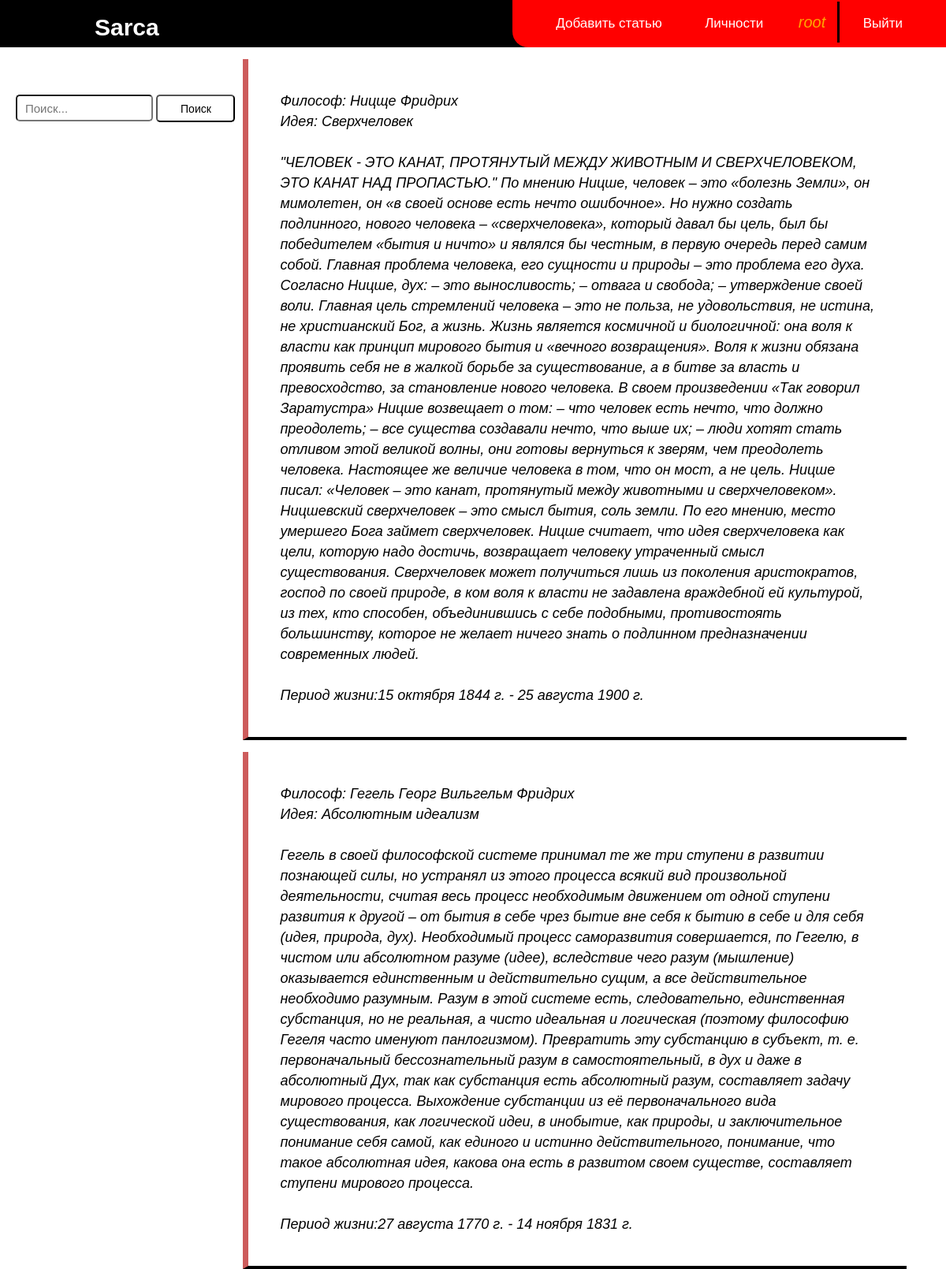
The app's page / (signed in) with its own data.
### Philosophy/models.py (models this page shows, shortened)
class philosophers(models.Model):
    name = models.CharField(max_length=100, verbose_name='Имя философа')
    surname = models.CharField(max_length=100, verbose_name='Фамилия философа')
    philosophy_name = models.CharField(max_length=100, verbose_name='Философия')
    philosophy = models.TextField(verbose_name='Суть философий')
    birth_time = models.DateField(verbose_name='День рождения')
    death_time = models.DateField(verbose_name='День смерти')
    class Meta:
        verbose_name = 'Философия'
        verbose_name_plural = 'Философий'

### Philosophy/views.py (the view)
class MainPage(ListView):
    model = philosophers
    template_name = 'Philosophy/MainPage.html'
    context_object_name = 'philosophy'
    def get_context_data(self, *, object_list=None, **kwargs):
        context = super().get_context_data(**kwargs)
        context['title'] = 'Главная страница'
        return context

### templates/Philosophy/MainPage.html
{% extends 'Philosophy/base.html' %}
{% block Content %}
    <div class="MainPage">
            <div class="search_block">
                <form action="{% url 'search_results' %}" method="get" >
                  <input name="search_q" type="text" placeholder="Поиск..." class = 'search'>
                    <button type="submit" class = 'search_button'>Поиск</button>
                </form>
            </div>
        <div class="MainPageInfo_block">
            {% for philopsher in philosophy %}
                 <div class="container">
                        <p > Философ:  {{ philopsher.name }} {{ philopsher.surname }} </p>
                        <p > Идея:  {{ philopsher.philosophy_name }} </p>
                        <br>
                        <p>{{ philopsher.philosophy }}</p>
                        <br>
                        <p>Период жизни:{{ philopsher.birth_time }} - {{ philopsher.death_time }}</p>
                 </div>
            {% endfor %}
        </div>
    </div>
{% endblock Content %}

### templates/Philosophy/base.html (shortened to what this page needs)
<!DOCTYPE html>
{% load static %}
<html lang="en">
<head>
    <link rel="stylesheet"  href="{%  static  'css/styles.css'  %}">
</head>
<body>
{% block MainMenu %}
    <header class="header">
        <nav>
            <a href="{% url 'MainPage' %}" class = 'logo' >Sarca</a>
            <div class="nav-links">
                    <ul>
                        {% if request.user.is_authenticated %}
                            <li ><a href="{% url 'AddArticle' %}" >Добавить статью</a></li>
                            <li ><a href="{% url 'individuals' %}" >Личности</a></li>
                            <a href="#" class="Username_Loged" >{{ user.username }}</a>
                             <li ><a href="{% url 'logout' %}" >Выйти</a></li>
                        {% else %}
                        <li ><a href="{% url 'Register' %}" >Регистрация</a></li>
                        <li ><a href="{% url 'Login' %}" >Вход</a></li>
                        <li ><a href="{% url 'individuals' %}" >Личности</a></li>
                        {% endif %}
                    </ul>
            </div>
        </nav>
    </header>
{% endblock MainMenu %}
{% block Content %}
{% endblock Content %}
</body>
</html>

### Philosophy/static/css/styles.css (style rules this page uses)
* { padding: 0; margin: 0; font-family:"Arial"; }
.header { background: black; color:white; position: relative; }
nav { display: flex; justify-content: space-between; align-items: center; position: relative; }
.logo { text-decoration: none; color:white; font-size: 30px; font-weight: bold; padding-top: 10px; padding-left: 10%; z-index: 1; }
.nav-links { text-align: right; background: red; padding: 10px 30px; border-bottom-left-radius: 20px; }
.nav-links ul li { list-style: none; display: inline-block; padding: 10px 25px; }
.nav-links ul li a { color:white; text-decoration: none; font-size: 17px; }
.MainPage { display: grid; grid-template-areas: 300px 1fr; }
.MainPageInfo_block { display: grid; grid-column-start:2; grid-column-end: 3; }
.container { margin-right: 50px; margin-top:15px ; padding: 40px; border-left: 7px solid indianred; border-bottom: 4px solid black; font-style: italic; line-height: 26px; font-weight: normal; font-size: 18px; }
.search_block { display: grid; grid-column-start: 0; grid-column-end: 1; margin-top:50px; margin-left: 10px; padding: 10px; }
.search { font-size: 15px; width: 150px; height: 10px; padding: 10px; border-radius: 5px; }
.search_button { color:black; font-size: 14px; background-color: white; height: 35px; width: 100px; border-radius: 5px; }
.Username_Loged { font-size: 20px; font-style: italic; text-decoration: none; color:orange; border-right: 3px solid black; padding: 15px; }

### records on screen
philosophers: name "Ницще", surname "Фридрих", philosophy_name "Сверхчеловек", philosophy "\"ЧЕЛОВЕК - ЭТО КАНАТ, ПРОТЯНУТЫЙ МЕЖДУ ЖИВОТНЫМ И СВЕРХЧЕЛОВЕКОМ, ЭТО КАНАТ НАД ПРОПАСТЬЮ.\" По мнению Ницше, человек – это «болезнь Земли», он мимолетен, он «в своей основе есть нечто ошибочное». Но нужно создать подлинного, нового человека – «сверхчеловека», который давал бы цель, был бы победителем «бытия и ничто» и являлся бы честным, в первую очередь перед самим собой. Главная проблема человека, его сущности и природы – это проблема его духа. Согласно Ницше, дух: – это выносливость; – отвага и свобода; – утверждение своей воли. Главная цель стремлений человека – это не польза, не удовольствия, не истина, не христианский Бог, а жизнь. Жизнь является космичной и биологичной: она воля к…", birth_time "15 октября 1844 г.", death_time "25 августа 1900 г."
philosophers: name "Гегель", surname "Георг Вильгельм Фридрих", philosophy_name "Абсолютным идеализм", philosophy "Гегель в своей философской системе принимал те же три ступени в развитии познающей силы, но устранял из этого процесса всякий вид произвольной деятельности, считая весь процесс необходимым движением от одной ступени развития к другой – от бытия в себе чрез бытие вне себя к бытию в себе и для себя (идея, природа, дух). Необходимый процесс саморазвития совершается, по Гегелю, в чистом или абсолютном разуме (идее), вследствие чего разум (мышление) оказывается единственным и действительно сущим, а все действительное необходимо разумным. Разум в этой системе есть, следовательно, единственная субстанция, но не реальная, а чисто идеальная и логическая (поэтому философию Гегеля часто именуют…", birth_time "27 августа 1770 г.", death_time "14 ноября 1831 г."

### other values on screen
{{ user.username }} "root"
